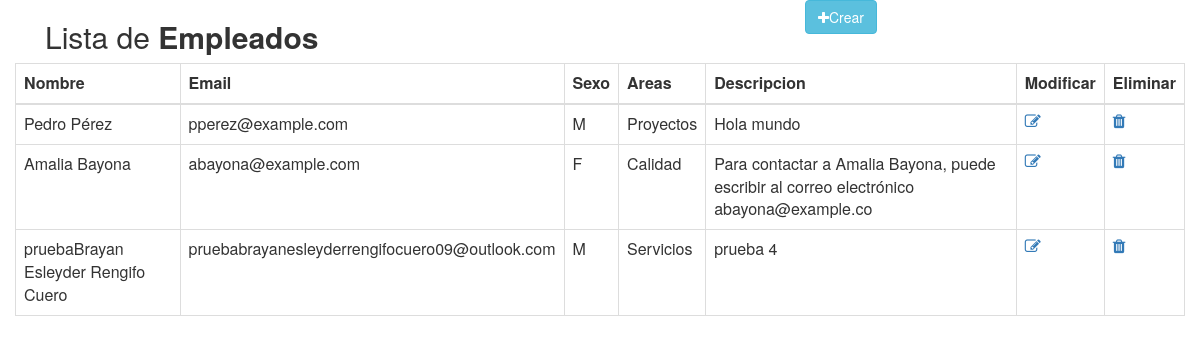
The page / on the database its author committed.
### tables this page shows
CREATE TABLE `empleado` (
  `id` int(11) NOT NULL,
  `nombre_empleado` varchar(255) NOT NULL,
  `email` varchar(255) NOT NULL,
  `sexo` char(1) NOT NULL,
  `area_id` int(11) NOT NULL,
  `descripcion` text NOT NULL
);

CREATE TABLE `areas` (
  `id` int(11) NOT NULL,
  `nombre` varchar(255) NOT NULL
);

### data.php (called while the page is built, shortened)
<?php
class Data{
      private $host;
      private $user;
      private $pass;
      private $base;
	  private $port;
public function __construct()
{
	$this->host ="localhost";
	$this->user ="root";
	$this->pass="";
	$this->base="prueba_tecnica_dev";
	$this->port=3306;
}
public function connect(){
$this->con = new mysqli($this->host,$this->user,$this->pass,$this->base,$this->port);
if($this->con->connect_error){
die("No se logro la conexion : ".$this->con->connect_error);
}else{
	return $this->con;
}
}
public function list(){
	$datos=array();
    $sql = "select empleado.id,empleado.nombre_empleado,empleado.email,empleado.sexo, areas.nombre,empleado.descripcion
    from empleado, areas
    where empleado.area_id=areas.id;;";
	$res = $this->connect()->query($sql);
	if($res->num_rows > 0){
    while($fila = $res->fetch_object()){
		$datos[]= $fila;
	}
	return $datos;
	}
}
}
?>

### index.php (the view, shortened to what this page needs)
<html>
	 <head>
          <link rel="stylesheet" href="https://maxcdn.bootstrapcdn.com/font-awesome/4.7.0/css/font-awesome.min.css">
          <link rel="stylesheet" href="https://maxcdn.bootstrapcdn.com/bootstrap/3.3.7/css/bootstrap.min.css">
     </head>
	 <body>
		  <div class="container">
		    <div class="table-wrapper">
			   <div class="table-title">
				  <div class="col-sm-8"><h2>Lista de <strong>Empleados</strong></h2></div>
				     <div class="col-sm-4">
				         <a href="create.php" class="btn btn-info add-new"><i class="fa fa-plus"></i>Crear</a>
				    </div>
				</div>
			</div>
			<br/>
			<div class="row">
			</div>
			<div class="row">
			  	<table class="table table-bordered">
	               <thead>
					    <tr>
							<th>Nombre</th>
							<th>Email</th>
							<th>Sexo</th>
							<th>Areas</th>
							<th>Descripcion</th>
							<th>Modificar</th>
							<th>Eliminar</th>
                        </tr>
                   </thead>
				   <tbody>
	                <?php
					  require 'data.php';
                      $datos =new Data();
                      $lista = $datos->list();
                      foreach($lista as $fila){
                    ?>
	                  <tr>
						 <td><?php echo $fila->nombre_empleado;?></td>
						 <td><?php echo $fila->email;?></td>
						 <td><?php echo $fila->sexo;?></td>
						 <td><?php echo $fila->nombre;?></td>
						 <td><?php echo $fila->descripcion;?></td>
						 <td>
						    <a href="update.php?id=<?php echo $fila->id;?>" class="edit"><i class="fa fa-edit"></i></a>
						 </td>
						 <td>
						 <a href="delete.php?id=<?php echo $fila->id;?>" class="remove"><i class="fa fa-trash"></i></a>
						 </td>
					  </tr>
					<?php
					  }
					?>
                   </tbody>
			    </table>
			</div>
		</div>
</body>
</html>

### rows shown on the page
empleado: nombre_empleado "Pedro Pérez", email "pperez@example.com", sexo "M", area.nombre "Proyectos", descripcion "Hola mundo"
empleado: nombre_empleado "Amalia Bayona", email "abayona@example.com", sexo "F", area.nombre "Calidad", descripcion "Para contactar a Amalia Bayona, puede escribir al correo electrónico abayona@example.co"
empleado: nombre_empleado "pruebaBrayan Esleyder Rengifo Cuero", email "pruebabrayanesleyderrengifocuero09@outlook.com", sexo "M", area.nombre "Servicios", descripcion "prueba 4"
